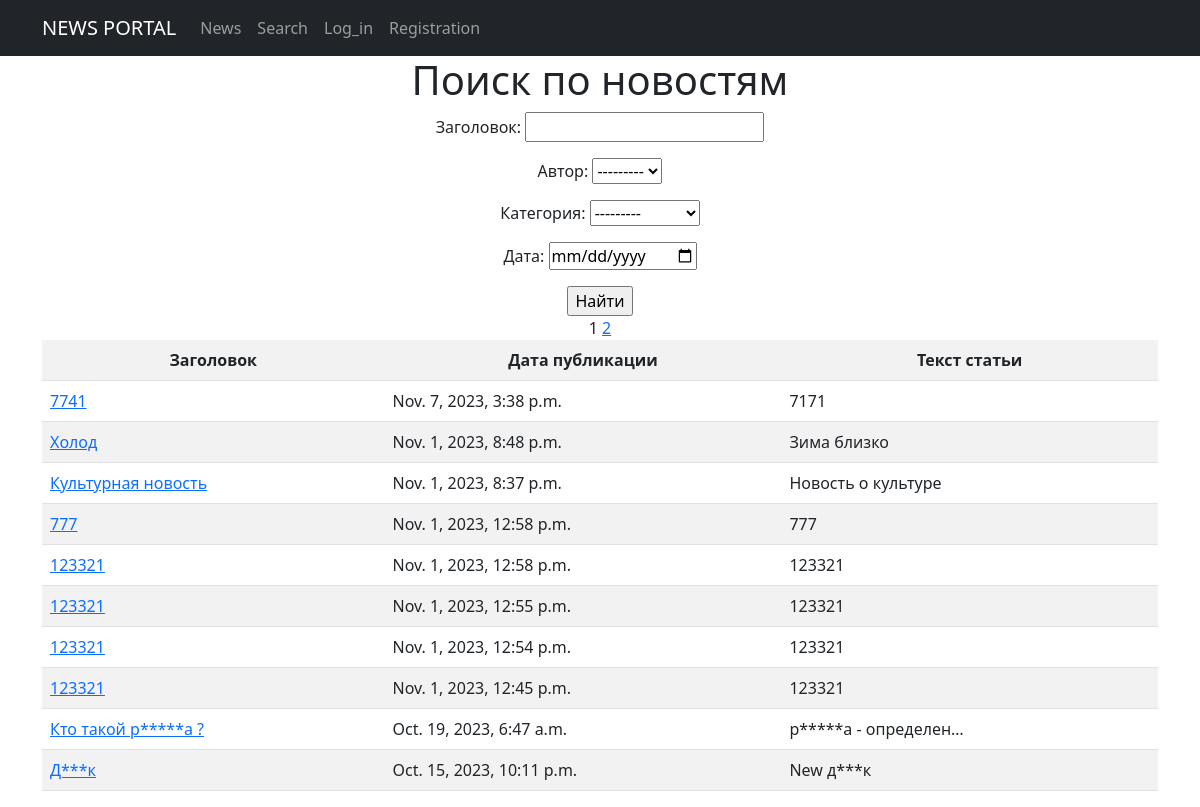
/news/news/search/, run on an earlier commit of the app's database.
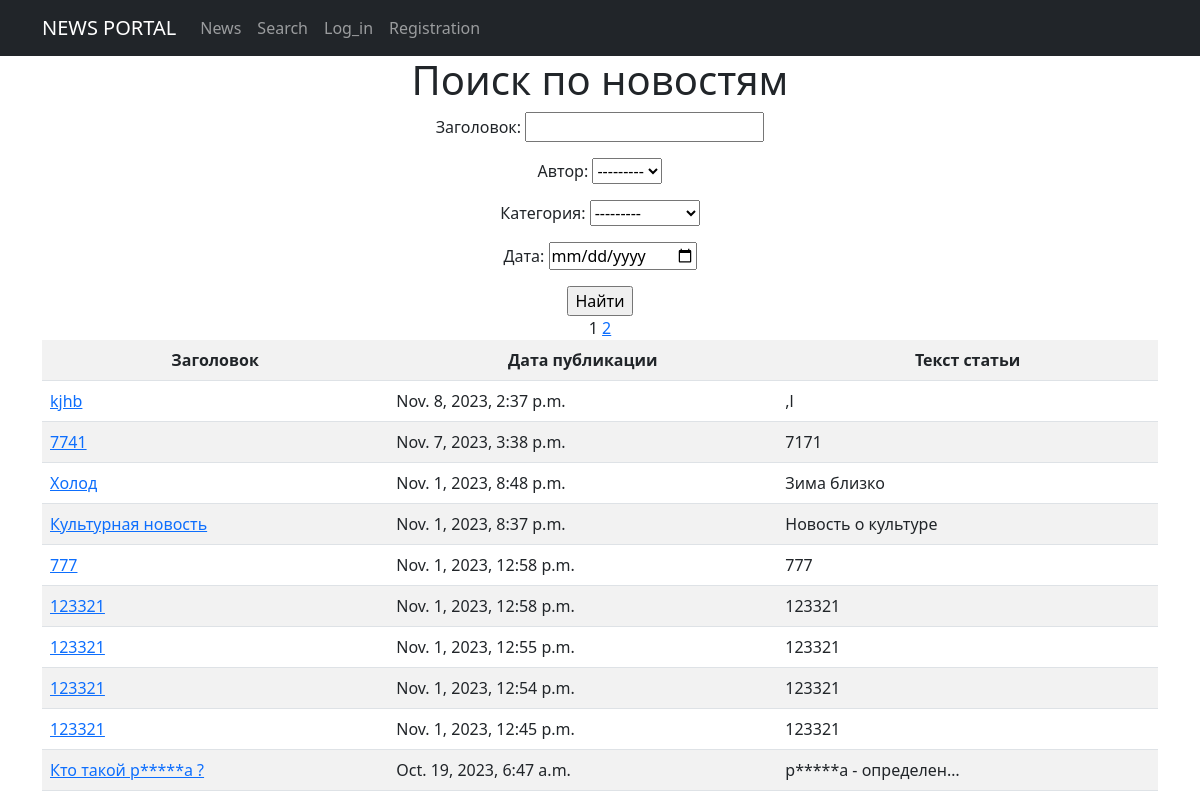
And on a later commit of the database.
### news/models.py (models this page shows, shortened)
class Post(models.Model):
    author = models.ForeignKey('Author', on_delete=models.CASCADE)
    categoryType = models.CharField(max_length=80, choices=POST_TYPES, default=news)
    date_create = models.DateTimeField(auto_now_add=True)
    categories = models.ManyToManyField('Category', through='PostCategory')
    title = models.CharField(max_length=150)
    show_title = models.CharField(max_length=100)
    text = models.TextField()
    rating = models.SmallIntegerField(default=0)

### news/views.py (the view)
# urls.py: path('news/search/', Search.as_view(), name='search'),
class Search(ListView):
    model = Post
    ordering = '-date_create'
    categoryType = 'NS'
    template_name = 'search.html'
    context_object_name = 'news'
    paginate_by = paginator_count
    def get_queryset(self):
        queryset = super().get_queryset()
        self.filterset = NewsFilter(self.request.GET, queryset)
        return self.filterset.qs
    def get_context_data(self, **kwargs):
        context = super().get_context_data(**kwargs)
        context['filterset'] = self.filterset
        return context

### news/templatetags/custom_filters.py (called while the page is built)
@register.filter()
def censor(value):
    new_value = value
    if isinstance(value, str):
        for i in bad_words:
            new_value = new_value.replace(i[1:-1], '*'*(len(i) - 2))
    return new_value

### news/templatetags/custom_tags.py (called while the page is built)
@register.simple_tag(takes_context=True)
def url_replace(context, **kwargs):
   d = context['request'].GET.copy()
   for k, v in kwargs.items():
       d[k] = v
   return d.urlencode()

### templates/search.html (shortened to what this page needs)
{% extends 'flatpages/default.html' %}
{% load static %}
{% load custom_filters %}
{% load custom_tags %}
{% block content %}
<html lang="en">
<h1> Поиск по новостям </h1>
    <form action="" method="get">
       {{ filterset.form.as_p }}
       <input type="submit" value="Найти" />
   </form>
       <table class="table table-striped">
           <tr>
               <td><b>Заголовок</b></td>
               <td><b>Дата публикации</b></td>
               <td><b>Текст статьи</b></td>
           </tr>
           {% for p in news %}
           <tr>
               <td align="left "><a href="{% url 'new_detail' p.pk %}">{{ p.title | censor}}</a></td>
               <td align="left ">{{ p.date_create}} </td>
               <td align="left ">{{ p.text | censor| truncatechars:20}}</td>
           </tr>
           {% endfor %}
           {% if page_obj.has_next %}
               <a href="?{% url_replace page=page_obj.next_page_number %}">{{ page_obj.next_page_number }}</a>
           {% endif %}
           {% endblock content %}

What changed in the data, as far as the page shows it:
no longer on this page (row unchanged): Post: title|censor "Д***к", date_create "Oct. 15, 2023, 10:11 p.m.", text|censor "New д***к"
added Post: title|censor "kjhb", date_create "Nov. 8, 2023, 2:37 p.m.", text|censor ",l"
